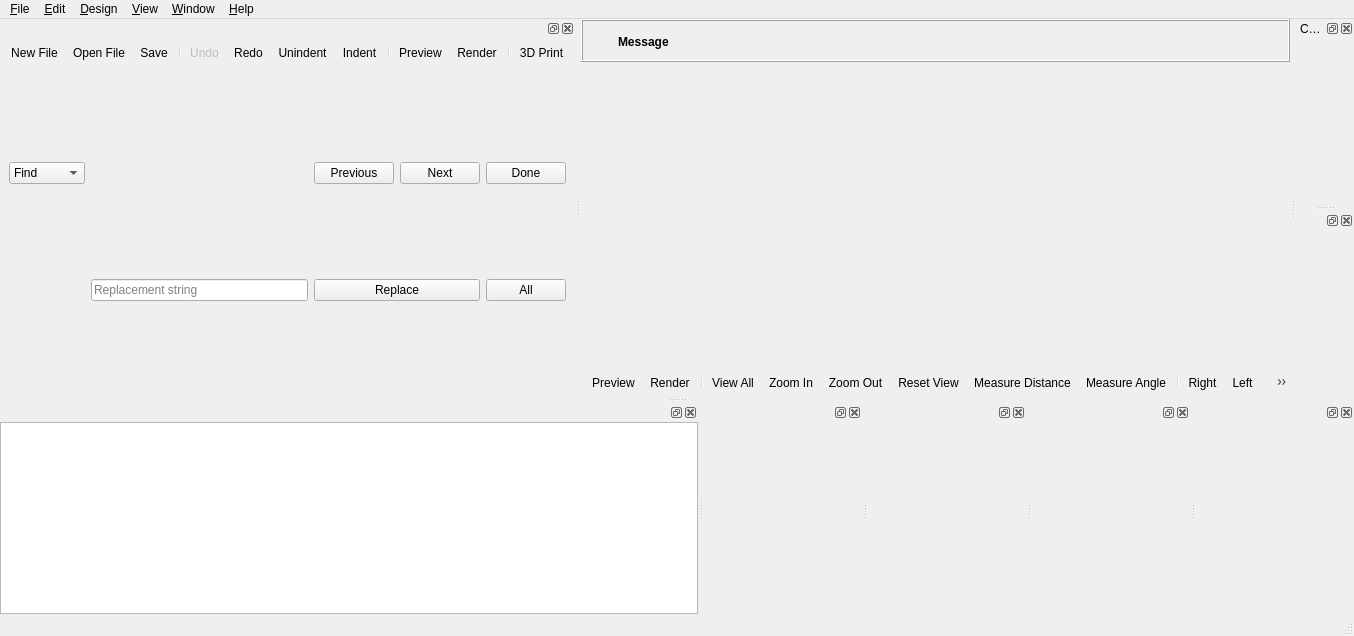
<?xml version="1.0" encoding="UTF-8"?>
<ui version="4.0">
 <class>MainWindow</class>
 <widget class="QMainWindow" name="MainWindow">
  <property name="geometry">
   <rect>
    <x>0</x>
    <y>0</y>
    <width>1354</width>
    <height>636</height>
   </rect>
  </property>
  <widget class="QWidget" name="centralwidget">
   <layout class="QVBoxLayout" name="verticalLayout_2">
    <property name="spacing">
     <number>0</number>
    </property>
    <property name="leftMargin">
     <number>0</number>
    </property>
    <property name="topMargin">
     <number>0</number>
    </property>
    <property name="rightMargin">
     <number>0</number>
    </property>
    <property name="bottomMargin">
     <number>0</number>
    </property>
    <item>
     <widget class="QWidget" name="mainWidget" native="true">
      <property name="sizePolicy">
       <sizepolicy hsizetype="Expanding" vsizetype="Expanding">
        <horstretch>0</horstretch>
        <verstretch>0</verstretch>
       </sizepolicy>
      </property>
      <layout class="QVBoxLayout" name="verticalLayout_3">
       <property name="spacing">
        <number>0</number>
       </property>
       <property name="leftMargin">
        <number>0</number>
       </property>
       <property name="topMargin">
        <number>0</number>
       </property>
       <property name="rightMargin">
        <number>0</number>
       </property>
       <property name="bottomMargin">
        <number>0</number>
       </property>
       <item>
        <widget class="QFrame" name="frameCompileResult">
         <property name="frameShape">
          <enum>QFrame::Box</enum>
         </property>
         <property name="frameShadow">
          <enum>QFrame::Raised</enum>
         </property>
         <layout class="QGridLayout" name="gridLayoutCompileResult">
          <property name="leftMargin">
           <number>6</number>
          </property>
          <property name="topMargin">
           <number>6</number>
          </property>
          <property name="rightMargin">
           <number>6</number>
          </property>
          <property name="bottomMargin">
           <number>4</number>
          </property>
          <property name="horizontalSpacing">
           <number>4</number>
          </property>
          <item row="0" column="1">
           <widget class="QLabel" name="labelCompileResultMessage">
            <property name="sizePolicy">
             <sizepolicy hsizetype="Preferred" vsizetype="Preferred">
              <horstretch>1</horstretch>
              <verstretch>0</verstretch>
             </sizepolicy>
            </property>
            <property name="font">
             <font>
              <weight>75</weight>
              <bold>true</bold>
             </font>
            </property>
            <property name="text">
             <string>Message</string>
            </property>
            <property name="wordWrap">
             <bool>true</bool>
            </property>
           </widget>
          </item>
          <item row="0" column="2">
           <widget class="QToolButton" name="toolButtonCompileResultClose">
            <property name="styleSheet">
             <string notr="true"/>
            </property>
            <property name="text">
             <string/>
            </property>
            <property name="icon">
             <iconset resource="../../resources/common.qrc">
              <normaloff>:/icons/close.png</normaloff>:/icons/close.png</iconset>
            </property>
            <property name="iconSize">
             <size>
              <width>22</width>
              <height>22</height>
             </size>
            </property>
            <property name="toolButtonStyle">
             <enum>Qt::ToolButtonIconOnly</enum>
            </property>
            <property name="autoRaise">
             <bool>true</bool>
            </property>
           </widget>
          </item>
          <item row="0" column="0">
           <widget class="QToolButton" name="toolButtonCompileResultIcon">
            <property name="styleSheet">
             <string notr="true">QToolButton { border: none; }</string>
            </property>
            <property name="text">
             <string/>
            </property>
            <property name="icon">
             <iconset resource="../../resources/common.qrc">
              <normaloff>:/icons/information-icons-error.png</normaloff>:/icons/information-icons-error.png</iconset>
            </property>
            <property name="iconSize">
             <size>
              <width>22</width>
              <height>22</height>
             </size>
            </property>
            <property name="autoRaise">
             <bool>false</bool>
            </property>
           </widget>
          </item>
         </layout>
        </widget>
       </item>
       <item>
        <widget class="QGLView" name="qglview" native="true">
         <property name="sizePolicy">
          <sizepolicy hsizetype="Expanding" vsizetype="Expanding">
           <horstretch>0</horstretch>
           <verstretch>0</verstretch>
          </sizepolicy>
         </property>
         <property name="minimumSize">
          <size>
           <width>200</width>
           <height>100</height>
          </size>
         </property>
        </widget>
       </item>
       <item>
        <widget class="QToolBar" name="viewerToolBar">
         <addaction name="designActionPreview"/>
         <addaction name="designActionRender"/>
         <addaction name="separator"/>
         <addaction name="viewActionViewAll"/>
         <addaction name="viewActionZoomIn"/>
         <addaction name="viewActionZoomOut"/>
         <addaction name="viewActionResetView"/>
         <addaction name="designActionMeasureDist"/>
         <addaction name="designActionMeasureAngle"/>
         <addaction name="separator"/>
         <addaction name="viewActionRight"/>
         <addaction name="viewActionLeft"/>
         <addaction name="viewActionBack"/>
         <addaction name="viewActionFront"/>
         <addaction name="viewActionTop"/>
         <addaction name="viewActionBottom"/>
         <addaction name="separator"/>
         <addaction name="viewActionPerspective"/>
         <addaction name="viewActionOrthogonal"/>
         <addaction name="separator"/>
         <addaction name="viewActionShowAxes"/>
         <addaction name="viewActionShowScaleProportional"/>
         <addaction name="viewActionShowEdges"/>
        </widget>
       </item>
      </layout>
      <zorder>qglview</zorder>
      <zorder>viewerToolBar</zorder>
      <zorder>frameCompileResult</zorder>
     </widget>
    </item>
   </layout>
  </widget>
  <widget class="QMenuBar" name="menubar">
   <property name="geometry">
    <rect>
     <x>0</x>
     <y>0</y>
     <width>1354</width>
     <height>24</height>
    </rect>
   </property>
   <widget class="QMenu" name="menu_File">
    <property name="title">
     <string>&amp;File</string>
    </property>
    <widget class="QMenu" name="menuOpenRecent">
     <property name="title">
      <string>Recen&amp;t Files</string>
     </property>
    </widget>
    <widget class="QMenu" name="menuExamples">
     <property name="title">
      <string>&amp;Examples</string>
     </property>
    </widget>
    <widget class="QMenu" name="menuExport">
     <property name="title">
      <string>E&amp;xport</string>
     </property>
     <addaction name="fileActionExportAsciiSTL"/>
     <addaction name="fileActionExportBinarySTL"/>
     <addaction name="fileActionExportOBJ"/>
     <addaction name="fileActionExportPOV"/>
     <addaction name="fileActionExportOFF"/>
     <addaction name="fileActionExportWRL"/>
     <addaction name="fileActionExportAMF"/>
     <addaction name="fileActionExport3MF"/>
     <addaction name="fileActionExportDXF"/>
     <addaction name="fileActionExportSVG"/>
     <addaction name="fileActionExportCSG"/>
     <addaction name="fileActionExportPDF"/>
     <addaction name="separator"/>
     <addaction name="fileActionExportImage"/>
    </widget>
    <widget class="QMenu" name="menuPython">
     <property name="title">
      <string>Python</string>
     </property>
     <addaction name="fileActionPythonRevoke"/>
     <addaction name="separator"/>
     <addaction name="fileActionPythonSelectVenv"/>
     <addaction name="fileActionPythonCreateVenv"/>
    </widget>
    <addaction name="fileActionNew"/>
    <addaction name="fileActionOpen"/>
    <addaction name="menuOpenRecent"/>
    <addaction name="menuExamples"/>
    <addaction name="fileActionReload"/>
    <addaction name="separator"/>
    <addaction name="fileActionNewWindow"/>
    <addaction name="fileActionOpenWindow"/>
    <addaction name="fileActionClose"/>
    <addaction name="separator"/>
    <addaction name="fileActionSave"/>
    <addaction name="fileActionSaveAs"/>
    <addaction name="fileActionSaveACopy"/>
    <addaction name="fileActionSaveAll"/>
    <addaction name="separator"/>
    <addaction name="menuExport"/>
    <addaction name="separator"/>
    <addaction name="menuPython"/>
    <addaction name="separator"/>
    <addaction name="fileShowLibraryFolder"/>
    <addaction name="separator"/>
    <addaction name="fileActionQuit"/>
   </widget>
   <widget class="QMenu" name="menu_Edit">
    <property name="title">
     <string>&amp;Edit</string>
    </property>
    <addaction name="editActionUndo"/>
    <addaction name="editActionRedo"/>
    <addaction name="separator"/>
    <addaction name="editActionCut"/>
    <addaction name="editActionCopy"/>
    <addaction name="editActionPaste"/>
    <addaction name="separator"/>
    <addaction name="editActionIndent"/>
    <addaction name="editActionUnindent"/>
    <addaction name="editActionComment"/>
    <addaction name="editActionUncomment"/>
    <addaction name="editActionConvertTabsToSpaces"/>
    <addaction name="editActionToggleBookmark"/>
    <addaction name="editActionNextBookmark"/>
    <addaction name="editActionPrevBookmark"/>
    <addaction name="separator"/>
    <addaction name="editActionNextTab"/>
    <addaction name="editActionPrevTab"/>
    <addaction name="separator"/>
    <addaction name="editActionCopyViewport"/>
    <addaction name="editActionCopyVPT"/>
    <addaction name="editActionCopyVPR"/>
    <addaction name="editActionCopyVPD"/>
    <addaction name="editActionCopyVPF"/>
    <addaction name="separator"/>
    <addaction name="editActionFind"/>
    <addaction name="editActionFindAndReplace"/>
    <addaction name="editActionFindNext"/>
    <addaction name="editActionFindPrevious"/>
    <addaction name="editActionUseSelectionForFind"/>
    <addaction name="separator"/>
    <addaction name="editActionJumpToNextError"/>
    <addaction name="separator"/>
    <addaction name="editActionZoomTextIn"/>
    <addaction name="editActionZoomTextOut"/>
    <addaction name="editActionPreferences"/>
   </widget>
   <widget class="QMenu" name="menu_Design">
    <property name="title">
     <string>&amp;Design</string>
    </property>
    <addaction name="designActionAutoReload"/>
    <addaction name="designActionReloadAndPreview"/>
    <addaction name="designActionPreview"/>
    <addaction name="designActionRender"/>
    <addaction name="designAction3DPrint"/>
    <addaction name="designActionMeasureDist"/>
    <addaction name="designActionMeasureAngle"/>
    <addaction name="separator"/>
    <addaction name="designCheckValidity"/>
    <addaction name="designActionDisplayAST"/>
    <addaction name="designActionDisplayCSGTree"/>
    <addaction name="designActionDisplayCSGProducts"/>
    <addaction name="separator"/>
    <addaction name="designActionFlushCaches"/>
   </widget>
   <widget class="QMenu" name="menu_View">
    <property name="title">
     <string>&amp;View</string>
    </property>
    <addaction name="viewActionPreview"/>
    <addaction name="viewActionThrownTogether"/>
    <addaction name="separator"/>
    <addaction name="viewActionShowEdges"/>
    <addaction name="viewActionShowAxes"/>
    <addaction name="viewActionShowScaleProportional"/>
    <addaction name="viewActionShowCrosshairs"/>
    <addaction name="separator"/>
    <addaction name="viewActionTop"/>
    <addaction name="viewActionBottom"/>
    <addaction name="viewActionLeft"/>
    <addaction name="viewActionRight"/>
    <addaction name="viewActionFront"/>
    <addaction name="viewActionBack"/>
    <addaction name="viewActionDiagonal"/>
    <addaction name="viewActionCenter"/>
    <addaction name="viewActionViewAll"/>
    <addaction name="viewActionResetView"/>
    <addaction name="separator"/>
    <addaction name="viewActionZoomIn"/>
    <addaction name="viewActionZoomOut"/>
    <addaction name="separator"/>
    <addaction name="viewActionPerspective"/>
    <addaction name="viewActionOrthogonal"/>
    <addaction name="separator"/>
    <addaction name="viewActionHideEditorToolBar"/>
    <addaction name="viewActionHide3DViewToolBar"/>
   </widget>
   <widget class="QMenu" name="menuHelp">
    <property name="title">
     <string>&amp;Help</string>
    </property>
    <addaction name="helpActionAbout"/>
    <addaction name="helpActionHomepage"/>
    <addaction name="helpActionManual"/>
    <addaction name="helpActionOfflineManual"/>
    <addaction name="helpActionCheatSheet"/>
    <addaction name="helpActionOfflineCheatSheet"/>
    <addaction name="helpActionLibraryInfo"/>
    <addaction name="helpActionFontInfo"/>
   </widget>
   <widget class="QMenu" name="menuWindow">
    <property name="title">
     <string>&amp;Window</string>
    </property>
    <addaction name="separator"/>
    <addaction name="windowActionNextWindow"/>
    <addaction name="windowActionPreviousWindow"/>
    <addaction name="separator"/>
    <addaction name="windowActionJumpTo"/>
   </widget>
   <addaction name="menu_File"/>
   <addaction name="menu_Edit"/>
   <addaction name="menu_Design"/>
   <addaction name="menu_View"/>
   <addaction name="menuWindow"/>
   <addaction name="menuHelp"/>
  </widget>
  <widget class="QStatusBar" name="statusbar">
  </widget>
  <widget class="Dock" name="editorDock">
   <attribute name="dockWidgetArea">
    <number>1</number>
   </attribute>
   <widget class="QWidget" name="editorDockContents">
    <layout class="QVBoxLayout" name="verticalLayout">
     <property name="spacing">
      <number>0</number>
     </property>
     <property name="leftMargin">
      <number>0</number>
     </property>
     <property name="topMargin">
      <number>0</number>
     </property>
     <property name="rightMargin">
      <number>0</number>
     </property>
     <property name="bottomMargin">
      <number>0</number>
     </property>
     <item>
      <widget class="QToolBar" name="editortoolbar">
       <addaction name="fileActionNew"/>
       <addaction name="fileActionOpen"/>
       <addaction name="fileActionSave"/>
       <addaction name="separator"/>
       <addaction name="editActionUndo"/>
       <addaction name="editActionRedo"/>
       <addaction name="editActionUnindent"/>
       <addaction name="editActionIndent"/>
       <addaction name="separator"/>
       <addaction name="designActionPreview"/>
       <addaction name="designActionRender"/>
       <addaction name="separator"/>
       <addaction name="designAction3DPrint"/>
      </widget>
     </item>
     <item>
      <widget class="QFrame" name="find_panel">
       <property name="enabled">
        <bool>true</bool>
       </property>
       <property name="sizePolicy">
        <sizepolicy hsizetype="Preferred" vsizetype="Minimum">
         <horstretch>0</horstretch>
         <verstretch>0</verstretch>
        </sizepolicy>
       </property>
       <property name="frameShape">
        <enum>QFrame::NoFrame</enum>
       </property>
       <property name="frameShadow">
        <enum>QFrame::Raised</enum>
       </property>
       <property name="lineWidth">
        <number>0</number>
       </property>
       <layout class="QGridLayout" name="gridLayout">
        <property name="topMargin">
         <number>0</number>
        </property>
        <property name="bottomMargin">
         <number>0</number>
        </property>
        <property name="verticalSpacing">
         <number>0</number>
        </property>
        <item row="0" column="0">
         <widget class="QComboBox" name="findTypeComboBox">
          <item>
           <property name="text">
            <string>Find</string>
           </property>
          </item>
          <item>
           <property name="text">
            <string>Replace</string>
           </property>
          </item>
         </widget>
        </item>
        <item row="0" column="1">
         <widget class="QWordSearchField" name="findInputField">
          <property name="placeholderText" stdset="0">
           <string>Search string</string>
          </property>
         </widget>
        </item>
        <item row="0" column="2">
         <widget class="QPushButton" name="findPrevButton">
          <property name="text">
           <string>Previous</string>
          </property>
         </widget>
        </item>
        <item row="0" column="3">
         <widget class="QPushButton" name="findNextButton">
          <property name="text">
           <string>Next</string>
          </property>
         </widget>
        </item>
        <item row="0" column="4">
         <widget class="QPushButton" name="cancelButton">
          <property name="text">
           <string>Done</string>
          </property>
         </widget>
        </item>
        <item row="1" column="1">
         <widget class="QLineEdit" name="replaceInputField">
          <property name="placeholderText">
           <string>Replacement string</string>
          </property>
         </widget>
        </item>
        <item row="1" column="2" colspan="2">
         <widget class="QPushButton" name="replaceButton">
          <property name="text">
           <string>Replace</string>
          </property>
         </widget>
        </item>
        <item row="1" column="4">
         <widget class="QPushButton" name="replaceAllButton">
          <property name="text">
           <string>All</string>
          </property>
         </widget>
        </item>
       </layout>
      </widget>
     </item>
    </layout>
   </widget>
   <addaction name="editActionRedo_2"/>
  </widget>
  <widget class="Dock" name="consoleDock">
   <attribute name="dockWidgetArea">
    <number>8</number>
   </attribute>
   <widget class="QWidget" name="consoleDockContents">
    <property name="focusPolicy">
     <enum>Qt::NoFocus</enum>
    </property>
    <layout class="QVBoxLayout" name="verticalLayout_5">
     <property name="leftMargin">
      <number>0</number>
     </property>
     <property name="topMargin">
      <number>0</number>
     </property>
     <property name="rightMargin">
      <number>0</number>
     </property>
     <property name="bottomMargin">
      <number>0</number>
     </property>
     <item>
      <widget class="Console" name="console">
       <property name="minimumSize">
        <size>
         <width>10</width>
         <height>10</height>
        </size>
       </property>
       <property name="focusPolicy">
        <enum>Qt::StrongFocus</enum>
       </property>
       <property name="readOnly">
        <bool>true</bool>
       </property>
      </widget>
     </item>
    </layout>
   </widget>
  </widget>
  <widget class="Dock" name="parameterDock">
   <property name="windowTitle">
    <string>Customizer Widget</string>
   </property>
   <attribute name="dockWidgetArea">
    <number>2</number>
   </attribute>
  </widget>
  <widget class="Dock" name="animateDock">
   <attribute name="dockWidgetArea">
    <number>8</number>
   </attribute>
   <widget class="QWidget" name="animateDockContents">
    <property name="focusPolicy">
     <enum>Qt::StrongFocus</enum>
    </property>
    <layout class="QVBoxLayout" name="verticalLayout_Animate">
     <property name="leftMargin">
      <number>0</number>
     </property>
     <property name="topMargin">
      <number>0</number>
     </property>
     <property name="rightMargin">
      <number>0</number>
     </property>
     <property name="bottomMargin">
      <number>0</number>
     </property>
     <item>
      <widget class="Animate" name="animateWidget" native="true"/>
     </item>
    </layout>
   </widget>
  </widget>
  <widget class="Dock" name="viewportControlDock">
   <attribute name="dockWidgetArea">
    <number>2</number>
   </attribute>
   <widget class="QWidget" name="viewportControlDockContents">
    <property name="focusPolicy">
     <enum>Qt::StrongFocus</enum>
    </property>
    <layout class="QVBoxLayout" name="verticalLayout_ViewportControl">
     <property name="leftMargin">
      <number>0</number>
     </property>
     <property name="topMargin">
      <number>0</number>
     </property>
     <property name="rightMargin">
      <number>0</number>
     </property>
     <property name="bottomMargin">
      <number>0</number>
     </property>
     <item>
      <widget class="ViewportControl" name="viewportControlWidget" native="true"/>
     </item>
    </layout>
   </widget>
  </widget>
  <widget class="Dock" name="errorLogDock">
   <attribute name="dockWidgetArea">
    <number>8</number>
   </attribute>
   <widget class="QWidget" name="errorLogDockContents">
    <property name="focusPolicy">
     <enum>Qt::StrongFocus</enum>
    </property>
    <layout class="QVBoxLayout" name="verticalLayout_6">
     <property name="leftMargin">
      <number>0</number>
     </property>
     <property name="topMargin">
      <number>0</number>
     </property>
     <property name="rightMargin">
      <number>0</number>
     </property>
     <property name="bottomMargin">
      <number>0</number>
     </property>
     <item>
      <widget class="ErrorLog" name="errorLogWidget" native="true">
       <property name="minimumSize">
        <size>
         <width>10</width>
         <height>10</height>
        </size>
       </property>
      </widget>
     </item>
    </layout>
   </widget>
  </widget>
  <widget class="Dock" name="fontListDock">
   <attribute name="dockWidgetArea">
    <number>8</number>
   </attribute>
   <widget class="QWidget" name="fontListDockContents">
    <layout class="QVBoxLayout" name="verticalLayout_4">
     <item>
      <widget class="FontList" name="fontListWidget" native="true"/>
     </item>
    </layout>
   </widget>
  </widget>
  <widget class="Dock" name="claudeDock">
   <attribute name="dockWidgetArea">
    <number>8</number>
   </attribute>
   <widget class="QWidget" name="claudeDockContents">
    <property name="focusPolicy">
     <enum>Qt::StrongFocus</enum>
    </property>
    <layout class="QVBoxLayout" name="verticalLayout_Claude">
     <property name="leftMargin">
      <number>0</number>
     </property>
     <property name="topMargin">
      <number>0</number>
     </property>
     <property name="rightMargin">
      <number>0</number>
     </property>
     <property name="bottomMargin">
      <number>0</number>
     </property>
    </layout>
   </widget>
  </widget>
  <action name="fileActionNew">
   <property name="icon">
    <iconset theme="chokusen-new">
     <normaloff>.</normaloff>.</iconset>
   </property>
   <property name="text">
    <string>&amp;New File</string>
   </property>
   <property name="shortcut">
    <string>Ctrl+N</string>
   </property>
  </action>
  <action name="fileActionNewWindow">
   <property name="text">
    <string>New Window</string>
   </property>
  </action>
  <action name="fileActionOpen">
   <property name="icon">
    <iconset theme="chokusen-open">
     <normaloff>.</normaloff>.</iconset>
   </property>
   <property name="text">
    <string>&amp;Open File</string>
   </property>
   <property name="shortcut">
    <string>Ctrl+O</string>
   </property>
  </action>
  <action name="fileActionOpenWindow">
   <property name="text">
    <string>Open in New Window</string>
   </property>
  </action>
  <action name="fileActionSave">
   <property name="icon">
    <iconset theme="chokusen-save">
     <normaloff>.</normaloff>.</iconset>
   </property>
   <property name="text">
    <string>&amp;Save</string>
   </property>
   <property name="shortcut">
    <string>Ctrl+S</string>
   </property>
  </action>
  <action name="fileActionSaveAs">
   <property name="text">
    <string>Save &amp;As...</string>
   </property>
   <property name="shortcut">
    <string>Ctrl+Shift+S</string>
   </property>
  </action>
  <action name="fileActionSaveACopy">
   <property name="text">
    <string>Save a Copy</string>
   </property>
  </action>
  <action name="fileActionSaveAll">
   <property name="text">
    <string>Save All</string>
   </property>
  </action>
  <action name="fileActionReload">
   <property name="text">
    <string>&amp;Reload</string>
   </property>
   <property name="shortcut">
    <string>Ctrl+R</string>
   </property>
  </action>
  <action name="fileActionQuit">
   <property name="text">
    <string>&amp;Quit</string>
   </property>
   <property name="shortcut">
    <string>Ctrl+Q</string>
   </property>
   <property name="menuRole">
    <enum>QAction::QuitRole</enum>
   </property>
  </action>
  <action name="editActionUndo">
   <property name="enabled">
    <bool>false</bool>
   </property>
   <property name="icon">
    <iconset theme="chokusen-undo">
     <normaloff>.</normaloff>.</iconset>
   </property>
   <property name="text">
    <string>&amp;Undo</string>
   </property>
   <property name="shortcut">
    <string>Ctrl+Z</string>
   </property>
   <property name="shortcutContext">
    <enum>Qt::WidgetWithChildrenShortcut</enum>
   </property>
  </action>
  <action name="editActionRedo">
   <property name="icon">
    <iconset theme="chokusen-redo">
     <normaloff>.</normaloff>.</iconset>
   </property>
   <property name="text">
    <string>&amp;Redo</string>
   </property>
   <property name="shortcut">
    <string>Ctrl+Shift+Z</string>
   </property>
   <property name="shortcutContext">
    <enum>Qt::WidgetWithChildrenShortcut</enum>
   </property>
  </action>
  <action name="editActionRedo_2">
   <property name="shortcut">
    <string>Ctrl+Y</string>
   </property>
   <property name="shortcutContext">
    <enum>Qt::WidgetWithChildrenShortcut</enum>
   </property>
  </action>
  <action name="editActionCut">
   <property name="text">
    <string>Cu&amp;t</string>
   </property>
   <property name="shortcut">
    <string>Ctrl+X</string>
   </property>
   <property name="shortcutContext">
    <enum>Qt::WidgetWithChildrenShortcut</enum>
   </property>
  </action>
  <action name="editActionCopy">
   <property name="text">
    <string>&amp;Copy</string>
   </property>
   <property name="shortcut">
    <string>Ctrl+C</string>
   </property>
   <property name="shortcutContext">
    <enum>Qt::WidgetWithChildrenShortcut</enum>
   </property>
  </action>
  <action name="editActionPaste">
   <property name="text">
    <string>&amp;Paste</string>
   </property>
   <property name="shortcut">
    <string>Ctrl+V</string>
   </property>
   <property name="shortcutContext">
    <enum>Qt::WidgetWithChildrenShortcut</enum>
   </property>
  </action>
  <action name="editActionIndent">
   <property name="icon">
    <iconset theme="chokusen-indent">
     <normaloff>.</normaloff>.</iconset>
   </property>
   <property name="text">
    <string>&amp;Indent</string>
   </property>
   <property name="shortcut">
    <string>Ctrl+I</string>
   </property>
  </action>
  <action name="editActionComment">
   <property name="text">
    <string>C&amp;omment</string>
   </property>
   <property name="shortcut">
    <string>Ctrl+D</string>
   </property>
  </action>
  <action name="editActionUncomment">
   <property name="text">
    <string>Unco&amp;mment</string>
   </property>
   <property name="shortcut">
    <string>Ctrl+Shift+D</string>
   </property>
  </action>
  <action name="editActionNextTab">
   <property name="text">
    <string>Show Next Tab</string>
   </property>
   <property name="shortcut">
    <string>Ctrl+Tab</string>
   </property>
  </action>
  <action name="editActionPrevTab">
   <property name="text">
    <string>Show Previous Tab</string>
   </property>
   <property name="shortcut">
    <string>Ctrl+Shift+Tab</string>
   </property>
  </action>
  <action name="editActionCopyViewport">
   <property name="text">
    <string>Copy viewport ima&amp;ge</string>
   </property>
   <property name="shortcut">
    <string>Ctrl+Shift+C</string>
   </property>
  </action>
  <action name="editActionCopyVPT">
   <property name="text">
    <string>Copy viewport transl&amp;ation</string>
   </property>
   <property name="shortcut">
    <string>Ctrl+T</string>
   </property>
  </action>
  <action name="editActionCopyVPR">
   <property name="text">
    <string>Cop&amp;y viewport rotation</string>
   </property>
  </action>
  <action name="editActionCopyVPD">
   <property name="text">
    <string>Copy vie&amp;wport distance</string>
   </property>
  </action>
  <action name="editActionCopyVPF">
   <property name="text">
    <string>Copy vie&amp;wport fov</string>
   </property>
  </action>
  <action name="editActionZoomTextIn">
   <property name="icon">
    <iconset theme="chokusen-zoom-text-in">
     <normaloff>.</normaloff>.</iconset>
   </property>
   <property name="text">
    <string>Increase Font &amp;Size</string>
   </property>
   <property name="shortcut">
    <string>Ctrl++</string>
   </property>
  </action>
  <action name="editActionZoomTextOut">
   <property name="icon">
    <iconset theme="chokusen-zoom-text-out">
     <normaloff>.</normaloff>.</iconset>
   </property>
   <property name="text">
    <string>Decrease Font Si&amp;ze</string>
   </property>
   <property name="shortcut">
    <string>Ctrl+-</string>
   </property>
  </action>
  <action name="designActionReloadAndPreview">
   <property name="text">
    <string>&amp;Reload and Preview</string>
   </property>
   <property name="shortcut">
    <string>F4</string>
   </property>
  </action>
  <action name="designActionPreview">
   <property name="icon">
    <iconset theme="chokusen-preview">
     <normaloff>.</normaloff>.</iconset>
   </property>
   <property name="text">
    <string>&amp;Preview</string>
   </property>
   <property name="shortcut">
    <string>F5</string>
   </property>
  </action>
  <action name="designActionRender">
   <property name="icon">
    <iconset theme="chokusen-render">
     <normaloff>.</normaloff>.</iconset>
   </property>
   <property name="text">
    <string>R&amp;ender</string>
   </property>
   <property name="shortcut">
    <string>F6</string>
   </property>
  </action>
  <action name="designAction3DPrint">
   <property name="icon">
    <iconset theme="chokusen-send">
     <normaloff>.</normaloff>.</iconset>
   </property>
   <property name="text">
    <string>&amp;3D Print</string>
   </property>
   <property name="shortcut">
    <string>F8</string>
   </property>
  </action>
  <action name="designActionMeasureDist">
   <property name="checkable">
    <bool>true</bool>
   </property>
   <property name="icon">
    <iconset theme="chokusen-measure-distance">
     <normaloff>.</normaloff>.</iconset>
   </property>
   <property name="text">
    <string>Measure &amp;Distance</string>
   </property>
   <property name="shortcut">
    <string>D</string>
   </property>
  </action>
  <action name="designActionMeasureAngle">
   <property name="checkable">
    <bool>true</bool>
   </property>
   <property name="icon">
    <iconset theme="chokusen-measure-angle">
     <normaloff>.</normaloff>.</iconset>
   </property>
   <property name="text">
    <string>Measure &amp;Angle</string>
   </property>
   <property name="shortcut">
    <string>A</string>
   </property>
  </action>
  <action name="designCheckValidity">
   <property name="text">
    <string>&amp;Check Validity</string>
   </property>
  </action>
  <action name="designActionDisplayAST">
   <property name="text">
    <string>Display A&amp;ST...</string>
   </property>
  </action>
  <action name="designActionDisplayCSGTree">
   <property name="text">
    <string>Display CSG &amp;Tree...</string>
   </property>
  </action>
  <action name="designActionDisplayCSGProducts">
   <property name="text">
    <string>Display CSG Pr&amp;oducts...</string>
   </property>
  </action>
  <action name="fileActionExportBinarySTL">
   <property name="icon">
    <iconset theme="chokusen-export-stl">
     <normaloff>.</normaloff>.</iconset>
   </property>
   <property name="text">
    <string>Export as &amp;STL (binary)...</string>
   </property>
  </action>
  <action name="fileActionExportAsciiSTL">
   <property name="icon">
    <iconset theme="chokusen-export-stl">
     <normaloff>.</normaloff>.</iconset>
   </property>
   <property name="text">
    <string>Export as &amp;STL (ascii)...</string>
   </property>
  </action>
  <action name="fileActionExportOBJ">
   <property name="icon">
    <iconset theme="chokusen-export-obj">
     <normaloff>.</normaloff>.</iconset>
   </property>
   <property name="text">
    <string>Export as &amp;OBJ...</string>
   </property>
  </action>
  <action name="fileActionExportPOV">
   <property name="icon">
    <iconset theme="chokusen-export-pov">
     <normaloff>.</normaloff>.</iconset>
   </property>
   <property name="text">
    <string>Export as &amp;POV...</string>
   </property>
  </action>
  <action name="fileActionExportOFF">
   <property name="icon">
    <iconset theme="chokusen-export-off">
     <normaloff>.</normaloff>.</iconset>
   </property>
   <property name="text">
    <string>Export as &amp;OFF...</string>
   </property>
  </action>
  <action name="fileActionExportWRL">
   <property name="icon">
    <iconset theme="chokusen-export-wrl">
     <normaloff>.</normaloff>.</iconset>
   </property>
   <property name="text">
    <string>Export as &amp;WRL...</string>
   </property>
  </action>
  <action name="viewActionPreview">
   <property name="checkable">
    <bool>true</bool>
   </property>
   <property name="icon">
    <iconset theme="chokusen-surface">
     <normaloff>.</normaloff>.</iconset>
   </property>
   <property name="text">
    <string>Preview</string>
   </property>
   <property name="shortcut">
    <string>F9</string>
   </property>
  </action>
  <action name="viewActionThrownTogether">
   <property name="checkable">
    <bool>true</bool>
   </property>
   <property name="icon">
    <iconset theme="chokusen-throwntogether">
     <normaloff>.</normaloff>.</iconset>
   </property>
   <property name="text">
    <string>Thrown Together</string>
   </property>
   <property name="shortcut">
    <string>F12</string>
   </property>
  </action>
  <action name="viewActionShowEdges">
   <property name="checkable">
    <bool>true</bool>
   </property>
   <property name="icon">
    <iconset theme="chokusen-show-edges">
     <normaloff>.</normaloff>.</iconset>
   </property>
   <property name="text">
    <string>Show Edges</string>
   </property>
   <property name="shortcut">
    <string>Ctrl+1</string>
   </property>
  </action>
  <action name="viewActionShowAxes">
   <property name="checkable">
    <bool>true</bool>
   </property>
   <property name="icon">
    <iconset theme="chokusen-axes">
     <normaloff>.</normaloff>.</iconset>
   </property>
   <property name="text">
    <string>Show Axes</string>
   </property>
   <property name="shortcut">
    <string>Ctrl+2</string>
   </property>
  </action>
  <action name="viewActionShowCrosshairs">
   <property name="checkable">
    <bool>true</bool>
   </property>
   <property name="icon">
    <iconset theme="chokusen-crosshairs">
     <normaloff>.</normaloff>.</iconset>
   </property>
   <property name="text">
    <string>Show Crosshairs</string>
   </property>
   <property name="shortcut">
    <string>Ctrl+3</string>
   </property>
  </action>
  <action name="viewActionShowScaleProportional">
   <property name="checkable">
    <bool>true</bool>
   </property>
   <property name="icon">
    <iconset theme="chokusen-scalemarkers">
     <normaloff>.</normaloff>.</iconset>
   </property>
   <property name="text">
    <string>Show Scale Markers</string>
   </property>
  </action>
  <action name="viewActionTop">
   <property name="icon">
    <iconset theme="chokusen-view-top">
     <normaloff>.</normaloff>.</iconset>
   </property>
   <property name="text">
    <string>&amp;Top</string>
   </property>
   <property name="shortcut">
    <string>Ctrl+4</string>
   </property>
  </action>
  <action name="viewActionBottom">
   <property name="icon">
    <iconset theme="chokusen-view-bottom">
     <normaloff>.</normaloff>.</iconset>
   </property>
   <property name="text">
    <string>&amp;Bottom</string>
   </property>
   <property name="shortcut">
    <string>Ctrl+5</string>
   </property>
  </action>
  <action name="viewActionLeft">
   <property name="icon">
    <iconset theme="chokusen-view-left">
     <normaloff>.</normaloff>.</iconset>
   </property>
   <property name="text">
    <string>&amp;Left</string>
   </property>
   <property name="shortcut">
    <string>Ctrl+6</string>
   </property>
  </action>
  <action name="viewActionRight">
   <property name="icon">
    <iconset theme="chokusen-view-right">
     <normaloff>.</normaloff>.</iconset>
   </property>
   <property name="text">
    <string>&amp;Right</string>
   </property>
   <property name="shortcut">
    <string>Ctrl+7</string>
   </property>
  </action>
  <action name="viewActionFront">
   <property name="icon">
    <iconset theme="chokusen-view-front">
     <normaloff>.</normaloff>.</iconset>
   </property>
   <property name="text">
    <string>&amp;Front</string>
   </property>
   <property name="shortcut">
    <string>Ctrl+8</string>
   </property>
  </action>
  <action name="viewActionBack">
   <property name="icon">
    <iconset theme="chokusen-view-back">
     <normaloff>.</normaloff>.</iconset>
   </property>
   <property name="text">
    <string>Bac&amp;k</string>
   </property>
   <property name="shortcut">
    <string>Ctrl+9</string>
   </property>
  </action>
  <action name="viewActionDiagonal">
   <property name="text">
    <string>&amp;Diagonal</string>
   </property>
   <property name="shortcut">
    <string>Ctrl+0</string>
   </property>
  </action>
  <action name="viewActionCenter">
   <property name="text">
    <string>Ce&amp;nter</string>
   </property>
   <property name="shortcut">
    <string>Ctrl+Shift+0</string>
   </property>
  </action>
  <action name="viewActionPerspective">
   <property name="checkable">
    <bool>true</bool>
   </property>
   <property name="icon">
    <iconset theme="chokusen-perspective">
     <normaloff>.</normaloff>.</iconset>
   </property>
   <property name="text">
    <string>&amp;Perspective</string>
   </property>
  </action>
  <action name="viewActionOrthogonal">
   <property name="checkable">
    <bool>true</bool>
   </property>
   <property name="icon">
    <iconset theme="chokusen-orthogonal">
     <normaloff>.</normaloff>.</iconset>
   </property>
   <property name="text">
    <string>&amp;Orthogonal</string>
   </property>
  </action>
  <action name="helpActionAbout">
   <property name="enabled">
    <bool>true</bool>
   </property>
   <property name="text">
    <string>&amp;About</string>
   </property>
   <property name="menuRole">
    <enum>QAction::AboutRole</enum>
   </property>
  </action>
  <action name="helpActionManual">
   <property name="text">
    <string>&amp;Documentation</string>
   </property>
  </action>
  <action name="helpActionOfflineManual">
   <property name="text">
    <string>&amp;Offline Documentation</string>
   </property>
  </action>
  <action name="helpActionOfflineCheatSheet">
   <property name="text">
    <string>&amp;Offline Cheat Sheet</string>
   </property>
  </action>
  <action name="fileActionClearRecent">
   <property name="text">
    <string>Clear Recent</string>
   </property>
  </action>
  <action name="fileActionExportDXF">
   <property name="icon">
    <iconset theme="chokusen-export-dxf">
     <normaloff>.</normaloff>.</iconset>
   </property>
   <property name="text">
    <string>Export as &amp;DXF...</string>
   </property>
  </action>
  <action name="fileActionPythonRevoke">
   <property name="text">
    <string>Revoke Trusted Python Files</string>
   </property>
   <property name="toolTip">
    <string>Revoke Trusted Python Files</string>
   </property>
  </action>
  <action name="fileActionClose">
   <property name="text">
    <string>&amp;Close</string>
   </property>
   <property name="shortcut">
    <string>Ctrl+W</string>
   </property>
  </action>
  <action name="editActionPreferences">
   <property name="text">
    <string>&amp;Preferences</string>
   </property>
   <property name="menuRole">
    <enum>QAction::PreferencesRole</enum>
   </property>
  </action>
  <action name="editActionFind">
   <property name="text">
    <string>&amp;Find...</string>
   </property>
   <property name="shortcut">
    <string>Ctrl+F</string>
   </property>
  </action>
  <action name="editActionFindAndReplace">
   <property name="text">
    <string>Fin&amp;d and Replace...</string>
   </property>
   <property name="shortcut">
    <string>Ctrl+Alt+F</string>
   </property>
  </action>
  <action name="editActionFindNext">
   <property name="text">
    <string>Find Ne&amp;xt</string>
   </property>
   <property name="shortcut">
    <string>Ctrl+G</string>
   </property>
  </action>
  <action name="editActionFindPrevious">
   <property name="text">
    <string>Find Pre&amp;vious</string>
   </property>
   <property name="shortcut">
    <string>Ctrl+Shift+G</string>
   </property>
  </action>
  <action name="editActionUseSelectionForFind">
   <property name="text">
    <string>Use Se&amp;lection for Find</string>
   </property>
   <property name="shortcut">
    <string>Ctrl+E</string>
   </property>
  </action>
  <action name="editActionJumpToNextError">
   <property name="text">
    <string>Jump to next error</string>
   </property>
   <property name="shortcut">
    <string>Ctrl+Alt+E</string>
   </property>
  </action>
  <action name="designActionFlushCaches">
   <property name="text">
    <string>&amp;Flush Caches</string>
   </property>
  </action>
  <action name="helpActionHomepage">
   <property name="text">
    <string>&amp;OpenSCAD Homepage</string>
   </property>
  </action>
  <action name="designActionAutoReload">
   <property name="checkable">
    <bool>true</bool>
   </property>
   <property name="text">
    <string>&amp;Automatic Reload and Preview</string>
   </property>
  </action>
  <action name="fileActionExportImage">
   <property name="icon">
    <iconset theme="chokusen-export-png">
     <normaloff>.</normaloff>.</iconset>
   </property>
   <property name="text">
    <string>Export as &amp;Image...</string>
   </property>
  </action>
  <action name="fileActionExportCSG">
   <property name="icon">
    <iconset theme="chokusen-export-csg">
     <normaloff>.</normaloff>.</iconset>
   </property>
   <property name="text">
    <string>Export as &amp;CSG...</string>
   </property>
  </action>
  <action name="helpActionLibraryInfo">
   <property name="text">
    <string>&amp;Library info</string>
   </property>
  </action>
  <action name="fileShowLibraryFolder">
   <property name="text">
    <string>Show &amp;Library Folder...</string>
   </property>
  </action>
  <action name="viewActionResetView">
   <property name="icon">
    <iconset theme="chokusen-reset-view">
     <normaloff>.</normaloff>.</iconset>
   </property>
   <property name="text">
    <string>Reset View</string>
   </property>
  </action>
  <action name="helpActionFontInfo">
   <property name="text">
    <string>&amp;Font List</string>
   </property>
  </action>
  <action name="fileActionExportSVG">
   <property name="icon">
    <iconset theme="chokusen-export-svg">
     <normaloff>.</normaloff>.</iconset>
   </property>
   <property name="text">
    <string>Export as S&amp;VG...</string>
   </property>
  </action>
  <action name="fileActionExportAMF">
   <property name="icon">
    <iconset theme="chokusen-export-amf">
     <normaloff>.</normaloff>.</iconset>
   </property>
   <property name="text">
    <string>Export as &amp;AMF...</string>
   </property>
  </action>
  <action name="fileActionExport3MF">
   <property name="icon">
    <iconset theme="chokusen-export-3mf">
     <normaloff>.</normaloff>.</iconset>
   </property>
   <property name="text">
    <string>Export as &amp;3MF...</string>
   </property>
  </action>
  <action name="viewActionZoomIn">
   <property name="icon">
    <iconset theme="chokusen-zoom-in">
     <normaloff>.</normaloff>.</iconset>
   </property>
   <property name="text">
    <string>Zoom In</string>
   </property>
   <property name="shortcut">
    <string>Ctrl+]</string>
   </property>
  </action>
  <action name="viewActionZoomOut">
   <property name="icon">
    <iconset theme="chokusen-zoom-out">
     <normaloff>.</normaloff>.</iconset>
   </property>
   <property name="text">
    <string>Zoom Out</string>
   </property>
   <property name="shortcut">
    <string>Ctrl+[</string>
   </property>
  </action>
  <action name="viewActionViewAll">
   <property name="icon">
    <iconset theme="chokusen-zoom-all">
     <normaloff>.</normaloff>.</iconset>
   </property>
   <property name="text">
    <string>View All</string>
   </property>
   <property name="shortcut">
    <string>Ctrl+Shift+V</string>
   </property>
  </action>
  <action name="editActionConvertTabsToSpaces">
   <property name="text">
    <string>Conv&amp;ert Tabs to Spaces</string>
   </property>
  </action>
  <action name="editActionToggleBookmark">
   <property name="text">
    <string>Toggle Bookmark</string>
   </property>
   <property name="shortcut">
    <string>Ctrl+F2</string>
   </property>
  </action>
  <action name="editActionNextBookmark">
   <property name="text">
    <string>Jump to next bookmark</string>
   </property>
   <property name="shortcut">
    <string>F2</string>
   </property>
  </action>
  <action name="editActionPrevBookmark">
   <property name="text">
    <string>Jump to previous bookmark</string>
   </property>
   <property name="shortcut">
    <string>Shift+F2</string>
   </property>
  </action>
  <action name="viewActionHideEditorToolBar">
   <property name="checkable">
    <bool>true</bool>
   </property>
   <property name="text">
    <string>Hide Editor toolbar</string>
   </property>
  </action>
  <action name="editActionUnindent">
   <property name="icon">
    <iconset theme="chokusen-unindent">
     <normaloff>.</normaloff>.</iconset>
   </property>
   <property name="text">
    <string>U&amp;nindent</string>
   </property>
   <property name="shortcut">
    <string>Ctrl+Shift+I</string>
   </property>
  </action>
  <action name="helpActionCheatSheet">
   <property name="text">
    <string>&amp;Cheat Sheet</string>
   </property>
  </action>
  <action name="fileActionExportPDF">
   <property name="icon">
    <iconset theme="chokusen-export-pdf">
     <normaloff>.</normaloff>.</iconset>
   </property>
   <property name="text">
    <string>Export as PDF...</string>
   </property>
  </action>
  <action name="viewActionHide3DViewToolBar">
   <property name="checkable">
    <bool>true</bool>
   </property>
   <property name="text">
    <string>Hide 3D View toolbar</string>
   </property>
  </action>
  <action name="windowActionNextWindow">
   <property name="text">
    <string>&amp;Next Window	Ctrl+K</string>
   </property>
  </action>
  <action name="windowActionPreviousWindow">
   <property name="text">
    <string>&amp;Previous Window	Ctrl+H</string>
   </property>
  </action>
  <action name="editActionInsertTemplate">
   <property name="text">
    <string>Insert Template</string>
   </property>
   <property name="shortcut">
    <string>Alt+Ins</string>
   </property>
  </action>
  <action name="editActionFoldAll">
   <property name="text">
    <string>Fold/Unfoll All</string>
   </property>
  </action>
  <action name="windowActionJumpTo">
   <property name="text">
    <string>Jump To ...</string>
   </property>
   <property name="shortcut">
    <string>Ctrl+J</string>
   </property>
  </action>
  <action name="fileActionPythonCreateVenv">
   <property name="text">
    <string>Create Virtual Environment</string>
   </property>
  </action>
  <action name="fileActionPythonSelectVenv">
   <property name="text">
    <string>Select Virtual Environment</string>
   </property>
  </action>
 </widget>
 <customwidgets>
  <customwidget>
   <class>QGLView</class>
   <extends>QWidget</extends>
   <header>gui/QGLView.h</header>
   <container>1</container>
  </customwidget>
  <customwidget>
   <class>Dock</class>
   <extends>QDockWidget</extends>
   <header>gui/Dock.h</header>
   <container>1</container>
  </customwidget>
  <customwidget>
   <class>QWordSearchField</class>
   <extends>QFrame</extends>
   <header>gui/QWordSearchField.h</header>
   <container>1</container>
  </customwidget>
  <customwidget>
   <class>Console</class>
   <extends>QPlainTextEdit</extends>
   <header>gui/Console.h</header>
  </customwidget>
  <customwidget>
   <class>ErrorLog</class>
   <extends>QWidget</extends>
   <header>gui/ErrorLog.h</header>
   <container>1</container>
  </customwidget>
  <customwidget>
   <class>Animate</class>
   <extends>QWidget</extends>
   <header>gui/Animate.h</header>
   <container>1</container>
  </customwidget>
  <customwidget>
   <class>ViewportControl</class>
   <extends>QWidget</extends>
   <header>gui/ViewportControl.h</header>
   <container>1</container>
  </customwidget>
  <customwidget>
   <class>FontList</class>
   <extends>QWidget</extends>
   <header>gui/FontList.h</header>
   <container>1</container>
  </customwidget>
 </customwidgets>
 <resources>
  <include location="../../resources/common.qrc"/>
 </resources>
 <connections/>
</ui>
